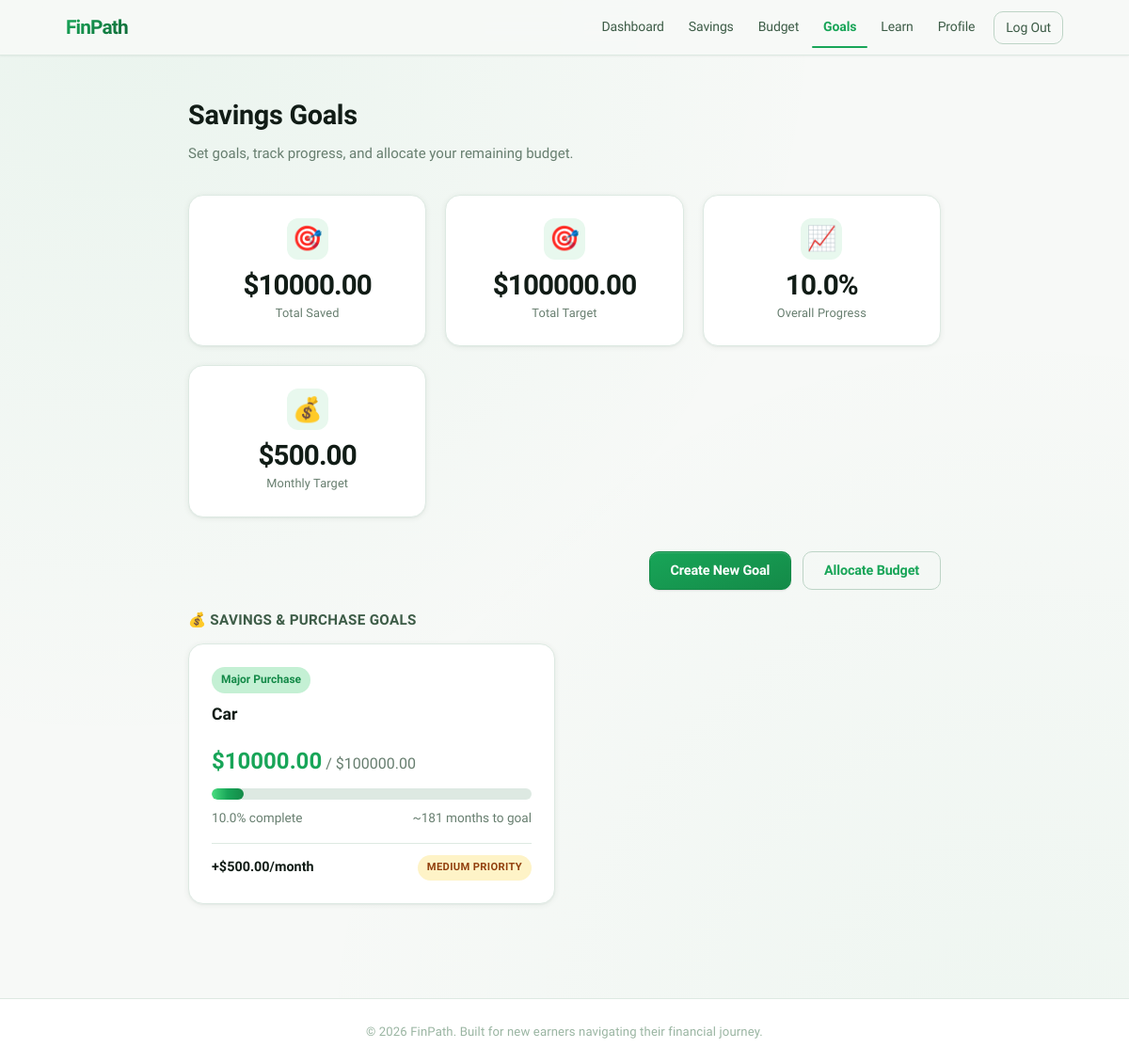
Screenshot of /goals/ (signed in) with the database file from the repository.
### goals/models.py (models this page shows, shortened)
class SavingsGoal(models.Model):
    GOAL_TYPE_CHOICES = [
        ('purchase', 'Major Purchase'),
        ('emergency', 'Emergency Fund'),
        ('401k', '401(k) Retirement'),
        ('roth_ira', 'Roth IRA'),
        ('traditional_ira', 'Traditional IRA'),
        ('vacation', 'Vacation/Travel'),
        ('education', 'Education'),
        ('house', 'House Down Payment'),
        ('car', 'Car Purchase'),
        ('debt', 'Debt Payoff'),
        ('custom', 'Custom Goal'),
    ]
    PRIORITY_CHOICES = [
        (1, 'High Priority'),
        (2, 'Medium Priority'),
        (3, 'Low Priority'),
    ]
    user = models.ForeignKey(User, on_delete=models.CASCADE, related_name='savings_goals')
    name = models.CharField(max_length=200)
    goal_type = models.CharField(max_length=20, choices=GOAL_TYPE_CHOICES, default='custom')
    target_amount = models.DecimalField(max_digits=12, decimal_places=2)
    current_amount = models.DecimalField(max_digits=12, decimal_places=2, default=0)
    monthly_contribution = models.DecimalField(max_digits=12, decimal_places=2, default=0,
                                              help_text='How much you plan to contribute each month')
    target_date = models.DateField(null=True, blank=True, help_text='When do you want to reach this goal?')
    priority = models.IntegerField(choices=PRIORITY_CHOICES, default=2)
    is_active = models.BooleanField(default=True)
    notes = models.TextField(blank=True)
    created_at = models.DateTimeField(auto_now_add=True)
    updated_at = models.DateTimeField(auto_now=True)
    class Meta:
        ordering = ['priority', '-created_at']
        verbose_name_plural = 'savings goals'
    def progress_percent(self):
        if self.target_amount <= 0:
            return 0
        percent = (self.current_amount / self.target_amount) * 100
        return min(round(percent, 1), 100)
    def remaining_amount(self):
        return max(self.target_amount - self.current_amount, Decimal('0.00'))
    def months_to_goal(self):
        if self.monthly_contribution <= 0:
            return None
        remaining = self.remaining_amount()
        if remaining <= 0:
            return 0
        return int((remaining / self.monthly_contribution)) + 1

### goals/views.py (the view)
# urls.py: path('', views.goals_overview, name='goals_overview'),
@login_required
def goals_overview(request):
    goals = SavingsGoal.objects.filter(user=request.user, is_active=True)
    totals = goals.aggregate(
        total_target=Sum('target_amount'),
        total_saved=Sum('current_amount'),
        total_monthly=Sum('monthly_contribution'),
    )
    total_target = totals['total_target'] or Decimal('0.00')
    total_saved = totals['total_saved'] or Decimal('0.00')
    total_monthly = totals['total_monthly'] or Decimal('0.00')
    overall_progress = round((total_saved / total_target * 100), 1) if total_target > 0 else 0
    retirement_goals = goals.filter(goal_type__in=['401k', 'roth_ira', 'traditional_ira'])
    purchase_goals = goals.exclude(goal_type__in=['401k', 'roth_ira', 'traditional_ira'])
    recent_contributions = GoalContribution.objects.filter(
        goal__user=request.user
    ).select_related('goal')[:10]
    today = timezone.now().date()
    current_month = today.replace(day=1)
    current_allocation = MonthlyAllocation.objects.filter(
        user=request.user,
        month=current_month
    ).first()
    context = {
        'goals': goals,
        'retirement_goals': retirement_goals,
        'purchase_goals': purchase_goals,
        'total_target': total_target,
        'total_saved': total_saved,
        'total_monthly': total_monthly,
        'overall_progress': overall_progress,
        'recent_contributions': recent_contributions,
        'current_allocation': current_allocation,
    }
    return render(request, 'goals/overview.html', context)

### goals/templates/goals/overview.html (shortened to what this page needs)
{% extends 'base.html' %}
{% block content %}
<div class="container">
    <div class="savings-header">
        <h2>Savings Goals</h2>
        <p>Set goals, track progress, and allocate your remaining budget.</p>
    </div>
    <div class="dashboard-stats">
        <div class="stat-card">
            <div class="stat-icon">&#127919;</div>
            <div class="stat-value">${{ total_saved|floatformat:2 }}</div>
            <div class="stat-label">Total Saved</div>
        </div>
        <div class="stat-card">
            <div class="stat-icon">&#127919;</div>
            <div class="stat-value">${{ total_target|floatformat:2 }}</div>
            <div class="stat-label">Total Target</div>
        </div>
        <div class="stat-card">
            <div class="stat-icon">&#128200;</div>
            <div class="stat-value">{{ overall_progress }}%</div>
            <div class="stat-label">Overall Progress</div>
        </div>
        <div class="stat-card">
            <div class="stat-icon">&#128176;</div>
            <div class="stat-value">${{ total_monthly|floatformat:2 }}</div>
            <div class="stat-label">Monthly Target</div>
        </div>
    </div>
    <div class="dashboard-section" style="text-align: right; margin-bottom: 20px;">
        <a href="{% url 'create_goal' %}" class="btn btn-primary">Create New Goal</a>
        <a href="{% url 'allocate_budget' %}" class="btn btn-outline" style="margin-left: 8px;">Allocate Budget</a>
    </div>
    {% if purchase_goals %}
    <div class="dashboard-section">
        <h3>&#128176; Savings & Purchase Goals</h3>
        <div class="goals-grid">
            {% for goal in purchase_goals %}
            <a href="{% url 'goal_detail' goal.pk %}" class="goal-card card-link">
                <div class="goal-header">
                    <div class="goal-type-badge">{{ goal.get_goal_type_display }}</div>
                    <h4>{{ goal.name }}</h4>
                </div>
                <div class="goal-progress-section">
                    <div class="goal-amounts">
                        <span class="goal-current">${{ goal.current_amount|floatformat:2 }}</span>
                        <span class="goal-target">/ ${{ goal.target_amount|floatformat:2 }}</span>
                    </div>
                    <div class="progress-bar-container">
                        <div class="progress-bar" style="width: {{ goal.progress_percent }}%"></div>
                    </div>
                    <div class="goal-stats">
                        <span>{{ goal.progress_percent }}% complete</span>
                        {% if goal.months_to_goal %}
                        <span>~{{ goal.months_to_goal }} months to goal</span>
                        {% endif %}
                    </div>
                </div>
                <div class="goal-footer">
                    <span class="goal-monthly">+${{ goal.monthly_contribution|floatformat:2 }}/month</span>
                    <span class="priority-badge priority-{{ goal.priority }}">
                        {{ goal.get_priority_display }}
                    </span>
                </div>
            </a>
            {% endfor %}
        </div>
    </div>
    {% endif %}
</div>
{% endblock %}

### rows the page displays
SavingsGoal: goal_type "Major Purchase", name "Car", current_amount "10000.00", target_amount "100000.00", progress_percent "10.0", months_to_goal "181", monthly_contribution "500.00", priority "MEDIUM PRIORITY"

### other values shown
{{ total_saved|floatformat:2 }} "10000.00"
{{ total_target|floatformat:2 }} "100000.00"
{{ overall_progress }} "10.0"
{{ total_monthly|floatformat:2 }} "500.00"
